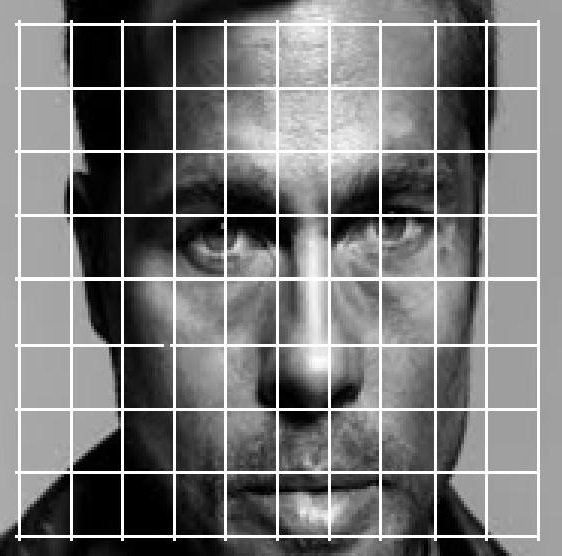
%> input picture Lab 5-A/grid_image.jpg, 562 x 556 px
$ octave Q1.m   (GNU Octave 9; MATLAB toolbox functions it lacks are replaced by stand-ins)
%> lines starting %> are read from the running program, lines starting %| are printed output that depends on the picture
A=rgb2gray(imread('grid_image.jpg')); % image size is 200 x 200
%> A: size 556x562 uint8; min 0, max 255, mean 120.1
figure;
subplot(221);
imshow(A);
title('Original');
B=fftshift(fft2(A));
subplot(222);
imshow(B);
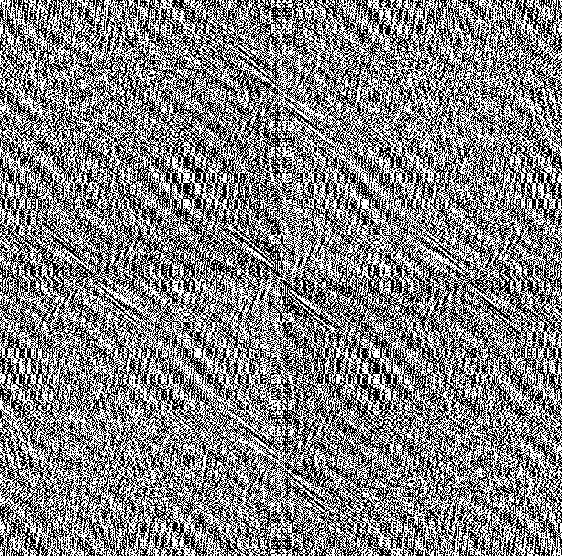
%> displayed picture: size 556x562, on the screen's scale of 0 to 255; min 0, max 255, mean 130.7
title('Frequency Response');
mask=zeros(556,562);
mask(190:300,191:300)=1;
subplot(223);
imshow((mask));
title('Mask');
C=mask.*B;
D=abs(ifft2(ifftshift(C)));
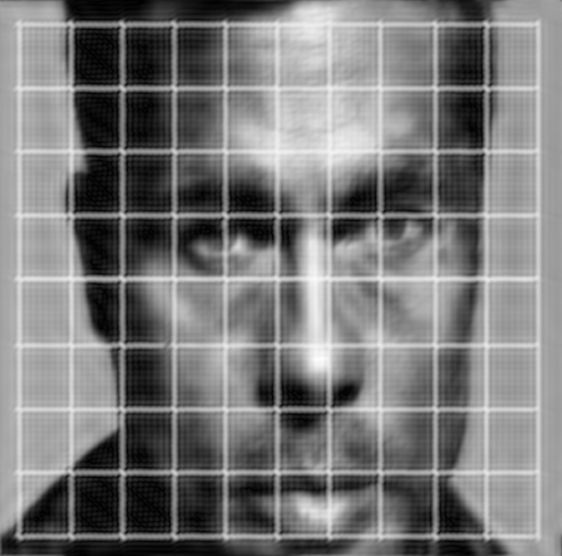
%> D: size 556x562 double; min 0.0904, max 257, mean 122.7; drawn with min black and max white
D=uint8(D);
%> D: size 556x562 uint8
subplot(224);
imshow(D);
title('Final Image');
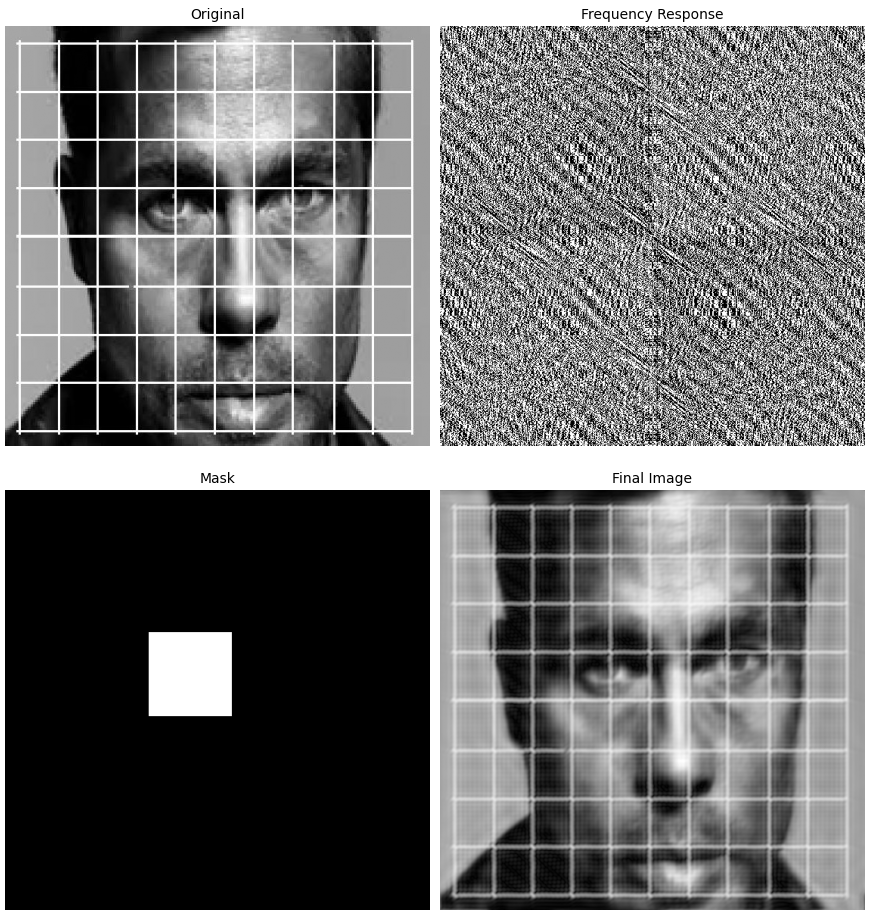
%> figure redrawn from the program's plot data, 4 panels
